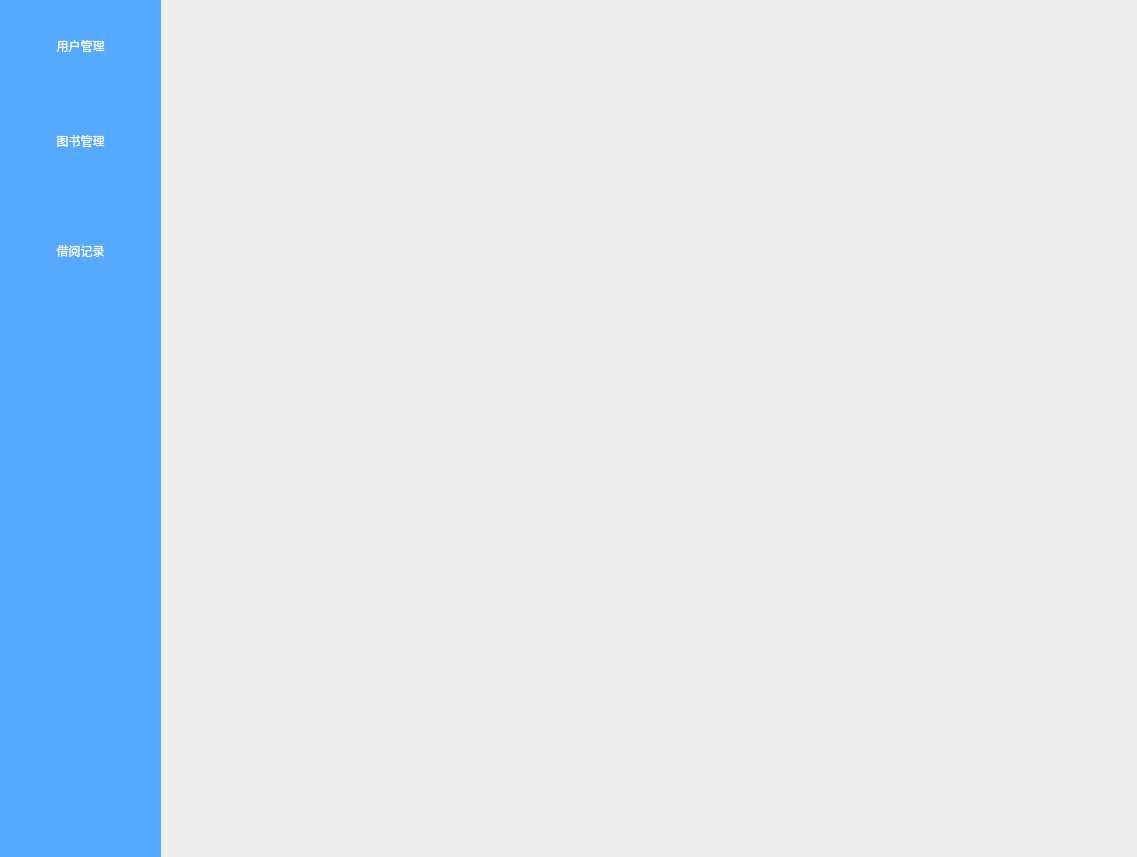
<?xml version="1.0" encoding="UTF-8"?>
<ui version="4.0">
 <class>sqlclassClass</class>
 <widget class="QMainWindow" name="sqlclassClass">
  <property name="geometry">
   <rect>
    <x>0</x>
    <y>0</y>
    <width>1137</width>
    <height>857</height>
   </rect>
  </property>
  <property name="minimumSize">
   <size>
    <width>1137</width>
    <height>857</height>
   </size>
  </property>
  <property name="maximumSize">
   <size>
    <width>1137</width>
    <height>857</height>
   </size>
  </property>
  <property name="windowTitle">
   <string>图书馆管理系统</string>
  </property>
  <property name="windowIcon">
   <iconset>
    <normaloff>icon/7b78ceea29ae3cd6dbf27aa34bac4892.jpeg</normaloff>icon/7b78ceea29ae3cd6dbf27aa34bac4892.jpeg</iconset>
  </property>
  <property name="toolButtonStyle">
   <enum>Qt::ToolButtonIconOnly</enum>
  </property>
  <widget class="QWidget" name="centralWidget">
   <property name="styleSheet">
    <string notr="true">QWidget#tool QToolButton{bord:none;}</string>
   </property>
   <widget class="QWidget" name="widget" native="true">
    <property name="geometry">
     <rect>
      <x>0</x>
      <y>0</y>
      <width>161</width>
      <height>861</height>
     </rect>
    </property>
    <property name="styleSheet">
     <string notr="true">background-color: rgb(85, 170, 255);</string>
    </property>
    <widget class="QToolButton" name="userManage">
     <property name="geometry">
      <rect>
       <x>0</x>
       <y>0</y>
       <width>161</width>
       <height>91</height>
      </rect>
     </property>
     <property name="styleSheet">
      <string notr="true">border:none;
color:white;</string>
     </property>
     <property name="text">
      <string>用户管理</string>
     </property>
     <property name="popupMode">
      <enum>QToolButton::DelayedPopup</enum>
     </property>
    </widget>
    <widget class="QToolButton" name="tableManage">
     <property name="geometry">
      <rect>
       <x>0</x>
       <y>200</y>
       <width>161</width>
       <height>101</height>
      </rect>
     </property>
     <property name="styleSheet">
      <string notr="true">border:none;
color:white;</string>
     </property>
     <property name="text">
      <string>借阅记录</string>
     </property>
    </widget>
    <widget class="QToolButton" name="bookManage">
     <property name="geometry">
      <rect>
       <x>0</x>
       <y>90</y>
       <width>161</width>
       <height>101</height>
      </rect>
     </property>
     <property name="styleSheet">
      <string notr="true">border:none;
color:white;</string>
     </property>
     <property name="text">
      <string>图书管理</string>
     </property>
    </widget>
   </widget>
   <widget class="QStackedWidget" name="stackedWidget">
    <property name="geometry">
     <rect>
      <x>160</x>
      <y>0</y>
      <width>971</width>
      <height>841</height>
     </rect>
    </property>
    <property name="currentIndex">
     <number>-1</number>
    </property>
   </widget>
  </widget>
 </widget>
 <layoutdefault spacing="6" margin="11"/>
 <resources/>
 <connections/>
</ui>
